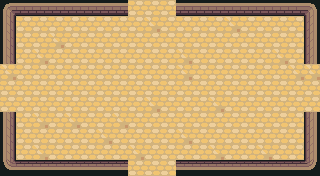

The image is a tile-based game level rendered from a .tmx file. Its description and complete source (layers, tilesets, objects, tile grids) follow:
An orthogonal 20x11 tile map with 16x16 px tiles, 6 tile layers (ground, dressing, decor, walls, ...), 3 tilesets and 10 objects (5x ENTRY, 4x PROP, EXIT).

<map version="1.10" tiledversion="1.10.2" orientation="orthogonal" renderorder="right-down" width="20" height="11" tilewidth="16" tileheight="16" infinite="0" nextlayerid="8" nextobjectid="11">
 <tileset firstgid="1" name="wall" tilewidth="16" tileheight="16" tilecount="110" columns="10">
  <image source="../../../gfx/tiles/ruins/tilesetwallsimple.png" width="160" height="176" />
 </tileset>
 <tileset firstgid="111" name="floor" tilewidth="16" tileheight="16" tilecount="374" columns="22">
  <image source="../../../gfx/tiles/ruins/tilesetinteriorfloor.png" width="352" height="272" />
 </tileset>
 <tileset firstgid="485" name="elements" tilewidth="16" tileheight="16" tilecount="27" columns="9">
  <image source="../../../gfx/tiles/ruins/elements.png" width="144" height="48" />
 </tileset>
 <layer id="1" name="ground" width="20" height="11">
  <data encoding="csv">
398,398,398,398,398,398,398,402,398,398,398,398,398,398,398,402,398,398,402,398,
402,398,398,398,398,398,398,398,398,402,398,398,398,398,402,398,398,398,398,398,
398,398,398,402,398,398,398,398,398,398,398,398,398,398,398,398,398,398,398,398,
398,398,402,398,398,398,398,398,398,398,398,402,398,398,398,398,398,402,398,398,
402,398,398,398,398,398,398,398,398,398,398,402,398,398,398,398,398,398,402,402,
398,398,398,398,398,398,398,398,398,398,398,398,398,398,398,398,398,398,398,398,
398,398,398,398,398,398,398,398,398,402,398,398,398,402,398,398,398,398,398,398,
398,398,402,398,402,398,398,402,398,398,398,398,398,398,398,398,398,398,398,398,
398,398,398,398,398,398,402,398,398,398,398,402,398,398,398,398,398,398,398,398,
398,398,402,398,398,398,398,398,402,398,398,398,398,402,398,398,402,398,398,402,
402,398,398,398,398,398,402,398,398,398,398,402,398,398,398,398,402,398,398,398
</data>
 </layer>
 <layer id="2" name="dressing" width="20" height="11">
  <data encoding="csv">
0,0,0,0,0,0,0,0,0,0,0,0,0,0,0,0,0,0,0,0,
0,0,0,0,0,0,0,0,0,0,0,0,0,0,0,0,0,0,0,0,
0,0,0,0,0,0,0,0,0,0,0,0,0,0,0,0,0,0,0,0,
0,0,0,0,0,0,0,0,0,0,0,0,0,0,0,0,0,0,0,0,
0,0,0,0,0,0,0,0,0,0,0,0,0,0,0,0,0,0,0,0,
0,0,0,0,0,0,0,0,0,0,0,0,0,0,0,0,0,0,0,0,
0,0,0,0,0,0,0,0,0,0,0,0,0,0,0,0,0,0,0,0,
0,0,0,0,0,0,0,0,0,0,0,0,0,0,0,0,0,0,0,0,
0,0,0,0,0,0,0,0,0,0,0,0,0,0,0,0,0,0,0,0,
0,0,0,0,0,0,0,0,0,0,0,0,0,0,0,0,0,0,0,0,
0,0,0,0,0,0,0,0,0,0,0,0,0,0,0,0,0,0,0,0
</data>
 </layer>
 <layer id="3" name="decor" width="20" height="11">
  <data encoding="csv">
0,0,0,0,0,0,0,0,0,0,0,0,0,0,0,0,0,0,0,0,
0,0,0,0,0,0,0,0,0,0,0,0,0,0,0,0,0,0,0,0,
0,0,0,0,0,0,0,0,0,0,0,0,0,0,0,0,0,0,0,0,
0,0,0,0,0,0,0,0,0,0,0,0,0,0,0,0,0,0,0,0,
0,0,0,0,0,0,0,0,0,0,0,0,0,0,0,0,0,0,0,0,
0,0,0,0,0,0,0,0,0,0,0,0,0,0,0,0,0,0,0,0,
0,0,0,0,0,0,0,0,0,0,0,0,0,0,0,0,0,0,0,0,
0,0,0,0,0,0,0,0,0,0,0,0,0,0,0,0,0,0,0,0,
0,0,0,0,0,0,0,0,0,0,0,0,0,0,0,0,0,0,0,0,
0,0,0,0,0,0,0,0,0,0,0,0,0,0,0,0,0,0,0,0,
0,0,0,0,0,0,0,0,0,0,0,0,0,0,0,0,0,0,0,0
</data>
 </layer>
 <layer id="4" name="walls" width="20" height="11">
  <data encoding="csv">
61,64,64,64,64,64,64,64,0,0,0,64,64,64,64,64,64,64,64,65,
71,0,0,0,0,0,0,0,0,0,0,0,0,0,0,0,0,0,0,75,
71,0,0,0,0,0,0,0,0,0,0,0,0,0,0,0,0,0,0,75,
71,0,0,0,0,0,0,0,0,0,0,0,0,0,0,0,0,0,0,75,
0,0,0,0,0,0,0,0,0,0,0,0,0,0,0,0,0,0,0,0,
0,0,0,0,0,0,0,0,0,0,0,0,0,0,0,0,0,0,0,0,
0,0,0,0,0,0,0,0,0,0,0,0,0,0,0,0,0,0,0,0,
71,0,0,0,0,0,0,0,0,0,0,0,0,0,0,0,0,0,0,75,
71,0,0,0,0,0,0,0,0,0,0,0,0,0,0,0,0,0,0,75,
71,0,0,0,0,0,0,0,0,0,0,0,0,0,0,0,0,0,0,75,
101,104,104,104,104,104,104,104,0,0,0,104,104,104,104,104,104,104,104,105
</data>
 </layer>
 <layer id="5" name="props" width="20" height="11">
  <data encoding="csv">
0,0,0,0,0,0,0,0,0,0,0,0,0,0,0,0,0,0,0,0,
0,0,0,0,0,0,0,0,0,0,0,0,0,0,0,0,0,0,0,0,
0,0,0,0,0,0,0,0,0,0,0,0,0,0,0,0,0,0,0,0,
0,0,0,0,0,0,0,0,0,0,0,0,0,0,0,0,0,0,0,0,
0,0,0,0,0,0,0,0,0,0,0,0,0,0,0,0,0,0,0,0,
0,0,0,0,0,0,0,0,0,0,0,0,0,0,0,0,0,0,0,0,
0,0,0,0,0,0,0,0,0,0,0,0,0,0,0,0,0,0,0,0,
0,0,0,0,0,0,0,0,0,0,0,0,0,0,0,0,0,0,0,0,
0,0,0,0,0,0,0,0,0,0,0,0,0,0,0,0,0,0,0,0,
0,0,0,0,0,0,0,0,0,0,0,0,0,0,0,0,0,0,0,0,
0,0,0,0,0,0,0,0,0,0,0,0,0,0,0,0,0,0,0,0
</data>
 </layer>
 <layer id="6" name="overhead" width="20" height="11">
  <data encoding="csv">
0,0,0,0,0,0,0,0,0,0,0,0,0,0,0,0,0,0,0,0,
0,0,0,0,0,0,0,0,0,0,0,0,0,0,0,0,0,0,0,0,
0,0,0,0,0,0,0,0,0,0,0,0,0,0,0,0,0,0,0,0,
0,0,0,0,0,0,0,0,0,0,0,0,0,0,0,0,0,0,0,0,
0,0,0,0,0,0,0,0,0,0,0,0,0,0,0,0,0,0,0,0,
0,0,0,0,0,0,0,0,0,0,0,0,0,0,0,0,0,0,0,0,
0,0,0,0,0,0,0,0,0,0,0,0,0,0,0,0,0,0,0,0,
0,0,0,0,0,0,0,0,0,0,0,0,0,0,0,0,0,0,0,0,
0,0,0,0,0,0,0,0,0,0,0,0,0,0,0,0,0,0,0,0,
0,0,0,0,0,0,0,0,0,0,0,0,0,0,0,0,0,0,0,0,
0,0,0,0,0,0,0,0,0,0,0,0,0,0,0,0,0,0,0,0
</data>
 </layer>
 <objectgroup id="7" name="spawns">
  <object id="1" name="UP" type="ENTRY" x="152" y="24" />
  <object id="2" name="DOWN" type="ENTRY" x="152" y="152" />
  <object id="3" name="LEFT" type="ENTRY" x="24" y="88" />
  <object id="4" name="RIGHT" type="ENTRY" x="296" y="88" />
  <object id="5" name="" type="ENTRY" x="168" y="88" />
  <object id="6" name="" type="EXIT" x="152" y="88" />
  <object id="7" name="torch" type="PROP" x="56" y="168" />
  <object id="8" name="torch" type="PROP" x="264" y="168" />
  <object id="9" name="torch" type="PROP" x="8" y="136" />
  <object id="10" name="torch" type="PROP" x="312" y="136" />
 </objectgroup>
</map>
